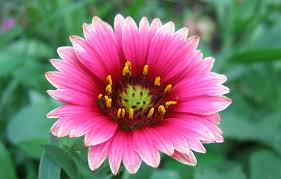
#> input picture flowers.jpg, 281 x 179 px, given in place of the camera
$ jupyter execute Mini_Project_1_Live_Sketch_Using_Webcam.ipynb   (text cells are left out)
#> lines starting #> are read from the running program, lines starting #| are printed output that depends on the picture
#> further down, frame is the input picture: shape (179, 281, 3); mean B, G, R 112.3, 115.6, 128.9
[cell 1]
import cv2
import numpy as np

# Our sketch generating function
def sketch(image):
    # Convert image to grayscale
    img_gray = cv2.cvtColor(image, cv2.COLOR_BGR2GRAY)
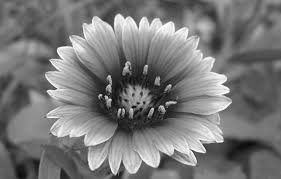
#> img_gray: shape (179, 281); min 8, max 255, mean 119.2

    # Clean up image using Guassian Blur
    img_gray_blur = cv2.GaussianBlur(img_gray, (5,5), 0)
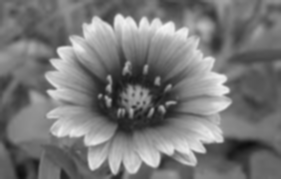
#> img_gray_blur: shape (179, 281); min 14, max 246, mean 119.2

    # Extract edges
    canny_edges = cv2.Canny(img_gray_blur, 50, 20)
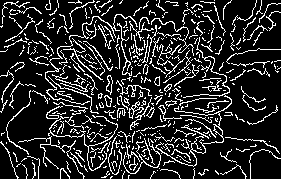
#> canny_edges: shape (179, 281); 16.3% white in thin lines or dots

    # Do an invert binarize the image
    ret, mask = cv2.threshold(canny_edges, 100, 255, cv2.THRESH_BINARY_INV)
#> mask: shape (179, 281); 83.7% white; black in thin lines or dots
    return mask


# Initialize webcam, cap is the object provided by VideoCapture
# It contains a boolean indicating if it was sucessful (ret)
# It also contains the images collected from the webcam (frame)
cap = cv2.VideoCapture(0)

while True:
    ret, frame = cap.read()
    cv2.imshow('Our Live Sketcher', sketch(frame))
    if cv2.waitKey(1) == 13: #13 is the Enter Key
#> (key Esc is pressed here)
        break

# Release camera and close windows
cap.release()
cv2.destroyAllWindows()
